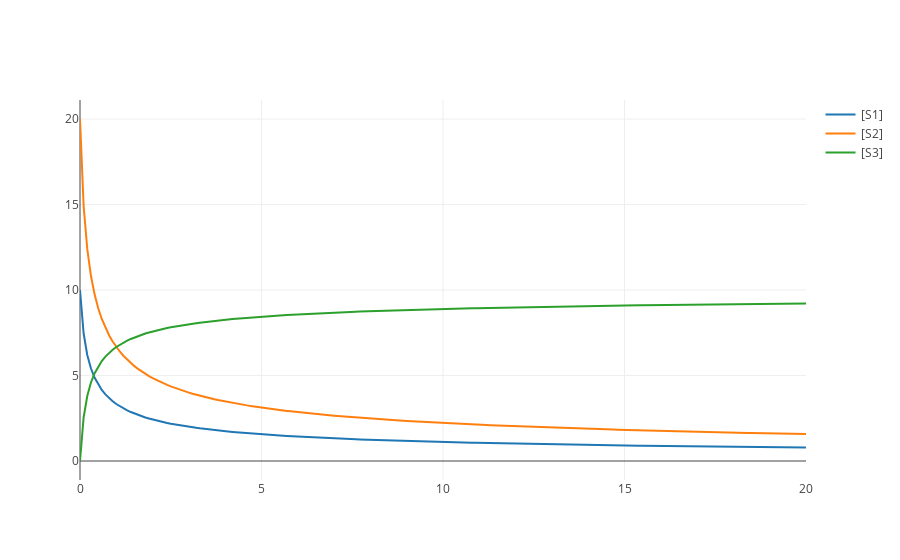

Notebook source saved alongside this figure:
### Markdown cell above
**Irreversible Mass Action Example**

### Code cell
ma_rev2 = te.loada("""
model ma_rev2()
  v1: S1 + 2 S2-> S3; k1*S1*S2^2;
  k1 = 0.01; k2=0.005;
  S1 = 10.0; S2=20.0; S3=0;
end
""")
ma_rev2.simulate(start=0, end=20, steps=200)
ma_rev2.plot()

# steady state analysis
ma_rev2.conservedMoietyAnalysis = True
ss = ma_rev2.steadyState()
df_ss = pd.Series(ma_rev2.getSteadyStateValues(), index=ma_rev2.steadyStateSelections)
display(df_ss)

# stoichiometric matrix
ma_rev2.getFullStoichiometryMatrix()

### Figure 1 — Plotly figure (JSON) as saved in the notebook; plotly's stock layout.template omitted (floating-point values rounded to 4 significant figures; data arrays with more than 128 entries replaced by an {"elided": "..."} marker saying what was removed)
{"data": [{"mode": "lines", "name": "[S1]", "type": "scatter", "x": {"elided": "201 float values"}, "y": {"elided": "201 float values"}}, {"mode": "lines", "name": "[S2]", "type": "scatter", "x": {"elided": "201 float values"}, "y": {"elided": "201 float values"}}, {"mode": "lines", "name": "[S3]", "type": "scatter", "x": {"elided": "201 float values"}, "y": {"elided": "201 float values"}}], "layout": {}}
